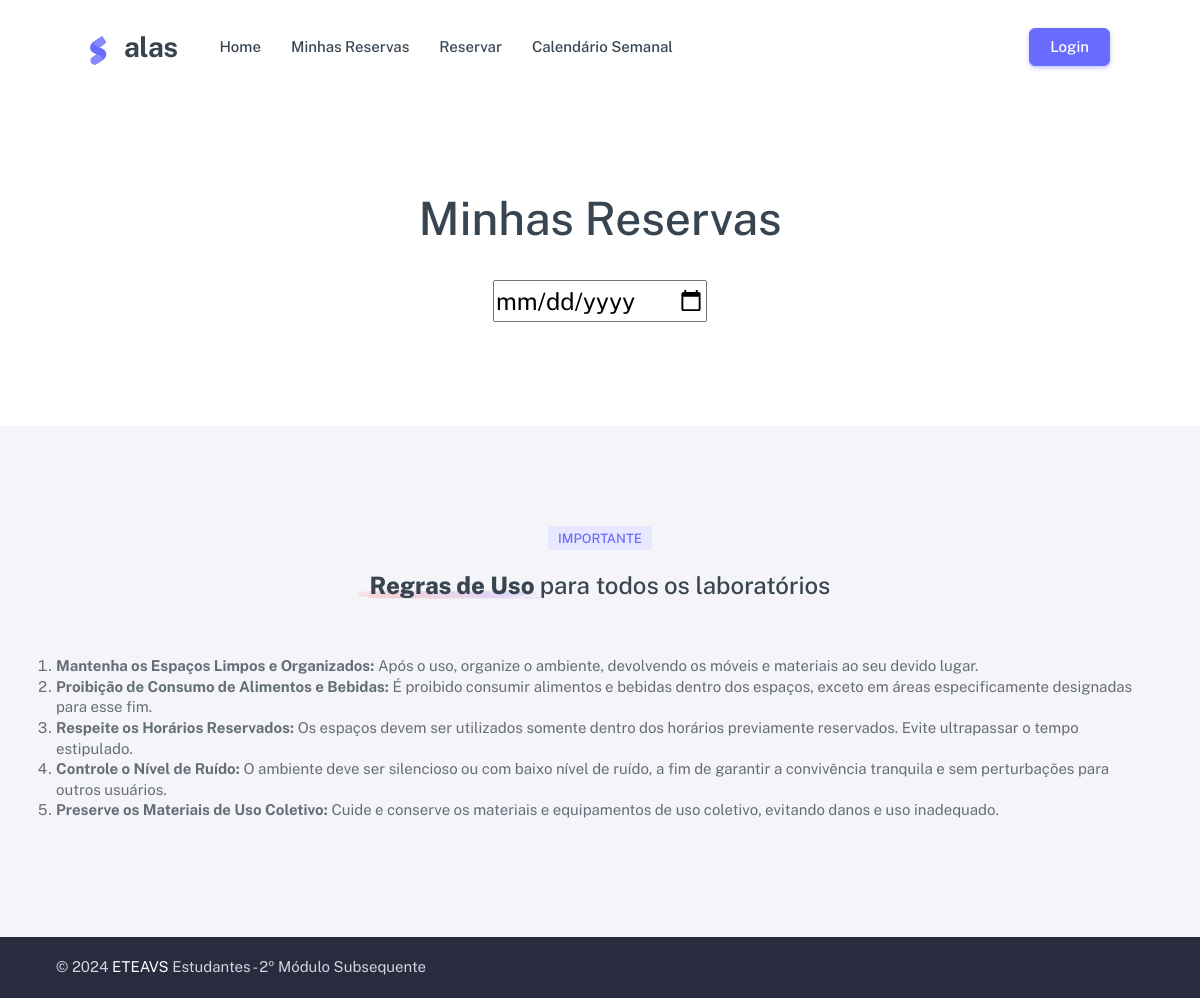
Before: /minhas-reservas/ (signed in) with the older database file.
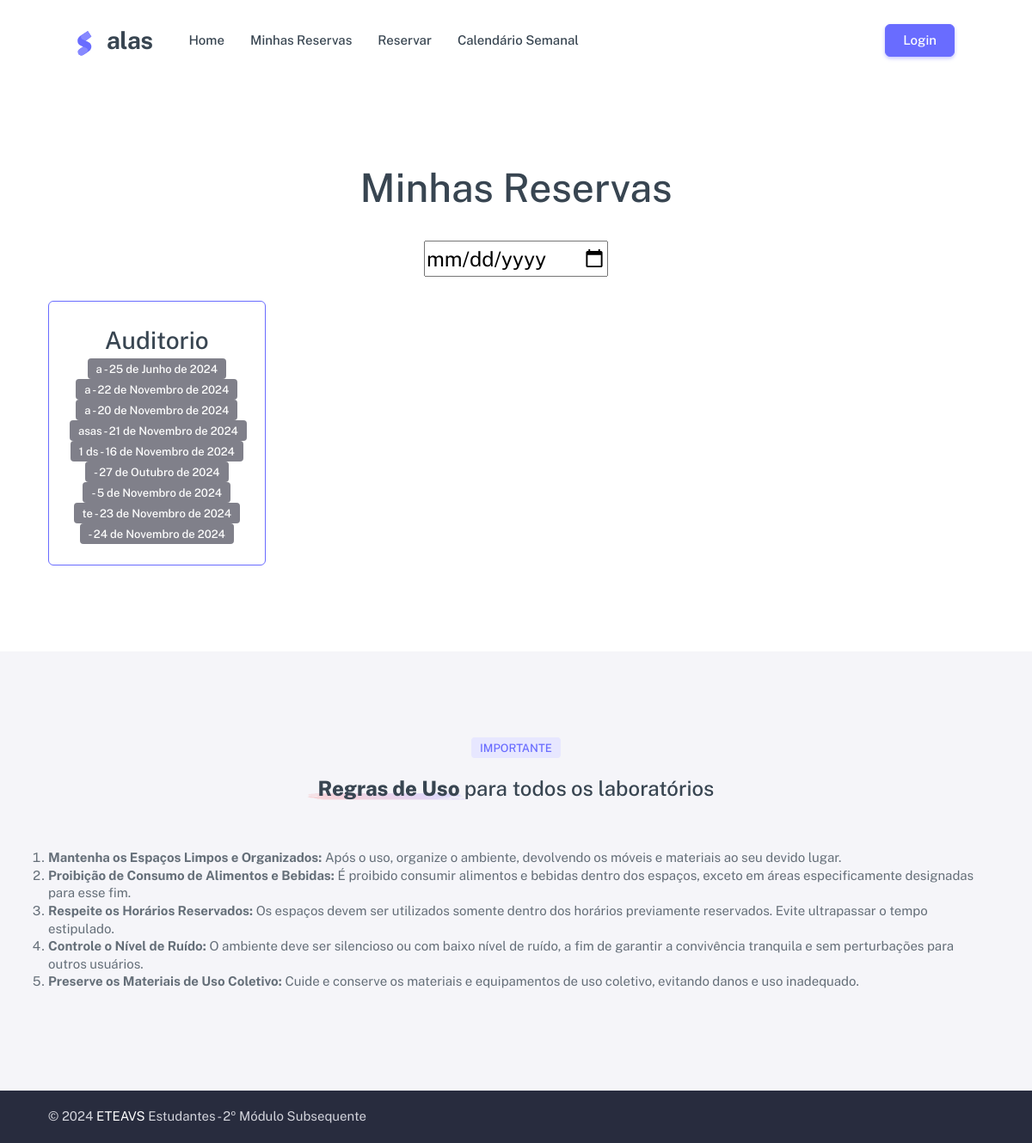
After: the same page with the newer database file.
### reserva/models.py (models this page shows, shortened)
class Espaco(models.Model):
    nome = models.CharField(max_length=100)
    ativo = models.BooleanField(default=True)

class Reserva(models.Model):
    matricula = models.ForeignKey(Servidor, on_delete=models.CASCADE)
    espaco = models.ForeignKey(Espaco, on_delete=models.CASCADE)
    data = models.DateField()
    motivo = models.TextField(null=True, blank=True)
    turma = models.CharField(max_length=50, null=True, blank=True)
    data_hora_reserva = models.DateTimeField(auto_now_add=True)

### reserva/views.py (the view)
# urls.py: path('minhas-reservas/', views.minhas_reservas_view, name= 'minhas_reservas')
@login_required
def minhas_reservas_view(request):
    reservas = Reserva.objects.filter(matricula=request.user)
    espacos_reservas = {}
    for espaco in Espaco.objects.all():
        reservas_do_espaco = reservas.filter(espaco=espaco)
        if reservas_do_espaco.exists():
            espacos_reservas[espaco] = reservas_do_espaco
    return render(request, 'minhas_reservas.html', {'espacos_reservas': espacos_reservas})

### reserva/templates/minhas_reservas.html (shortened to what the changed rows need)
{% load static %}
<!DOCTYPE html>
<html lang="pt-br" class="light-style layout-navbar-fixed layout-wide " dir="ltr" data-theme="theme-default"
  data-assets-path="../../assets/" data-template="front-pages" data-style="light">
<head>
  <link rel="stylesheet" href="{% static 'assets/vendor/css/rtl/core.css' %}" class="template-customizer-core-css" />
  <link rel="stylesheet" href="{% static 'assets/vendor/css/rtl/theme-default.css' %}"
    class="template-customizer-theme-css" />
  <link rel="stylesheet" href="{% static 'assets/css/demo.css' %}" />
  <link rel="stylesheet" href="{% static 'assets/vendor/css/pages/front-page.css' %}" />
  <link rel="stylesheet" href="{% static 'assets/vendor/libs/nouislider/nouislider.css' %}" />
  <link rel="stylesheet" href="{% static 'assets/vendor/libs/swiper/swiper.css' %}" />
  <link rel="stylesheet" href="{% static 'assets/vendor/css/pages/front-page-landing.css' %}" />
</head>
<body>
  <div data-bs-spy="scroll" class="scrollspy-example">
    <section id="landingFunFacts" class="section-py landing-fun-facts">
      <div class="container">
        <div class="row gy-6" style="
    margin-top: 60px;
">
          <h1 class="text-center mb-1">Minhas Reservas</h1>
          {% for espaco, reservas_espaco in espacos_reservas.items %}
          <div class="col-sm-6 col-lg-3">
            <div class="card border border-primary shadow-none">
              <div class="card-body text-center">
                <h3 class="mb-0">{{ espaco.nome }}</h3>
                {% if reservas_espaco %}
                {% for agend in reservas_espaco %}
                <span class="badge" style="background: #80808a;">
                  {{ agend.turma }} - {{ agend.data }}
                </span>
                {% endfor %}
                {% else %}
                <p>Não há agendamentos para este espaço.</p>
                {% endif %}
              </div>
            </div>
          </div>
          {% endfor %}
        </div>
      </div>
    </section>
  </div>
</body>
</html>

Changed rows visible on the page:
now on this page (row unchanged): Espaco: nome "Auditorio"
added Reserva: turma "a", data "25 de Junho de 2024"
added Reserva: turma "a", data "22 de Novembro de 2024"
added Reserva: turma "a", data "20 de Novembro de 2024"
added Reserva: turma "asas", data "21 de Novembro de 2024"
added Reserva: turma "1 ds", data "16 de Novembro de 2024"
added Reserva: data "27 de Outubro de 2024"
added Reserva: data "5 de Novembro de 2024"
added Reserva: turma "te", data "23 de Novembro de 2024"
added Reserva: data "24 de Novembro de 2024"
